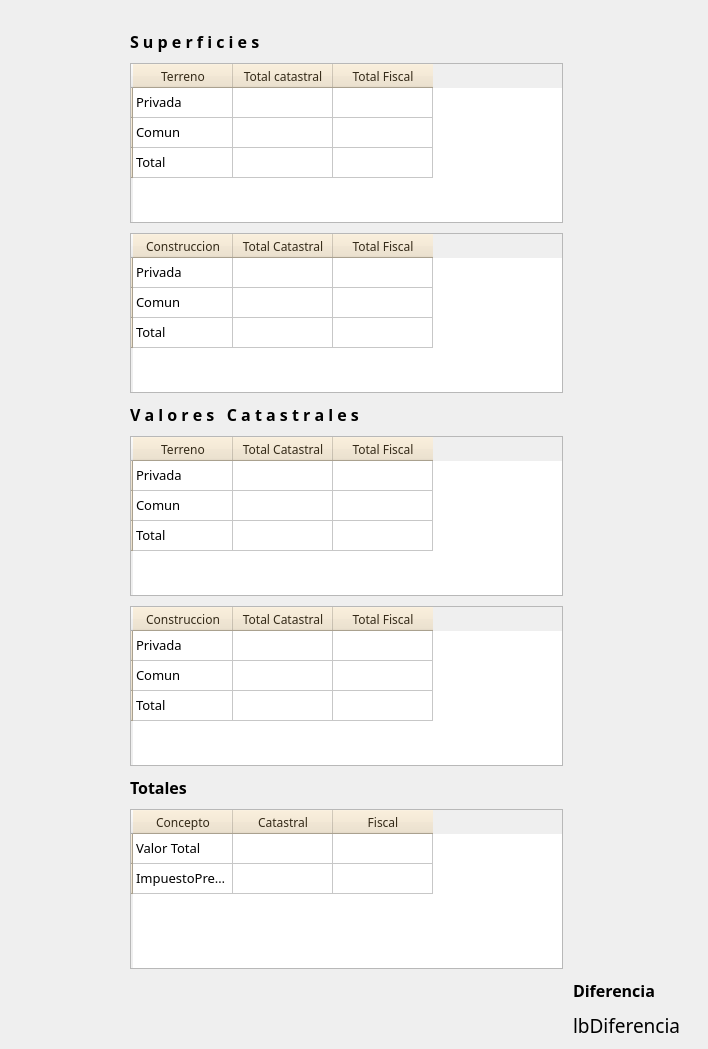
                <widget class="QWidget" name="scrollAreaWidgetContents_7">
                 <property name="geometry">
                  <rect>
                   <x>0</x>
                   <y>0</y>
                   <width>708</width>
                   <height>1029</height>
                  </rect>
                 </property>
                 <layout class="QGridLayout" name="gridLayout_28">
                  <property name="leftMargin">
                   <number>10</number>
                  </property>
                  <property name="topMargin">
                   <number>10</number>
                  </property>
                  <property name="rightMargin">
                   <number>10</number>
                  </property>
                  <property name="bottomMargin">
                   <number>10</number>
                  </property>
                  <property name="spacing">
                   <number>10</number>
                  </property>
                  <item row="11" column="1">
                   <widget class="QTableWidget" name="tablaValConst">
                    <property name="minimumSize">
                     <size>
                      <width>400</width>
                      <height>160</height>
                     </size>
                    </property>
                    <property name="font">
                     <font>
                      <family>Century Gothic</family>
                      <pointsize>10</pointsize>
                     </font>
                    </property>
                    <property name="styleSheet">
                     <string notr="true">QHeaderView::section
{
background-color: rgb(238,225,200);
color : rgb(52, 42, 24 );
text-align: right;
font-size:12px;
height:24px
}</string>
                    </property>
                    <row>
                     <property name="text">
                      <string/>
                     </property>
                    </row>
                    <row>
                     <property name="text">
                      <string/>
                     </property>
                    </row>
                    <row>
                     <property name="text">
                      <string/>
                     </property>
                    </row>
                    <column>
                     <property name="text">
                      <string>Construccion</string>
                     </property>
                    </column>
                    <column>
                     <property name="text">
                      <string>Total Catastral</string>
                     </property>
                    </column>
                    <column>
                     <property name="text">
                      <string>Total Fiscal</string>
                     </property>
                    </column>
                    <item row="0" column="0">
                     <property name="text">
                      <string>Privada</string>
                     </property>
                    </item>
                    <item row="1" column="0">
                     <property name="text">
                      <string>Comun</string>
                     </property>
                    </item>
                    <item row="2" column="0">
                     <property name="text">
                      <string>Total</string>
                     </property>
                    </item>
                   </widget>
                  </item>
                  <item row="10" column="1">
                   <widget class="QTableWidget" name="tablaValTerreno">
                    <property name="minimumSize">
                     <size>
                      <width>400</width>
                      <height>160</height>
                     </size>
                    </property>
                    <property name="font">
                     <font>
                      <family>Century Gothic</family>
                      <pointsize>10</pointsize>
                     </font>
                    </property>
                    <property name="styleSheet">
                     <string notr="true">QHeaderView::section
{
background-color: rgb(238,225,200);
color : rgb(52, 42, 24 );
text-align: right;
font-size:12px;
height:24px
}</string>
                    </property>
                    <row>
                     <property name="text">
                      <string/>
                     </property>
                    </row>
                    <row>
                     <property name="text">
                      <string/>
                     </property>
                    </row>
                    <row>
                     <property name="text">
                      <string/>
                     </property>
                    </row>
                    <column>
                     <property name="text">
                      <string>Terreno</string>
                     </property>
                    </column>
                    <column>
                     <property name="text">
                      <string>Total Catastral</string>
                     </property>
                    </column>
                    <column>
                     <property name="text">
                      <string>Total Fiscal</string>
                     </property>
                    </column>
                    <item row="0" column="0">
                     <property name="text">
                      <string>Privada</string>
                     </property>
                    </item>
                    <item row="1" column="0">
                     <property name="text">
                      <string>Comun</string>
                     </property>
                    </item>
                    <item row="2" column="0">
                     <property name="text">
                      <string>Total</string>
                     </property>
                    </item>
                   </widget>
                  </item>
                  <item row="9" column="1">
                   <widget class="QLabel" name="label_126">
                    <property name="font">
                     <font>
                      <family>Century Gothic</family>
                      <pointsize>12</pointsize>
                      <weight>75</weight>
                      <bold>true</bold>
                     </font>
                    </property>
                    <property name="text">
                     <string>V a l o r e s   C a t a s t r a l e s</string>
                    </property>
                   </widget>
                  </item>
                  <item row="2" column="1">
                   <widget class="QLabel" name="label_98">
                    <property name="font">
                     <font>
                      <family>Century Gothic</family>
                      <pointsize>12</pointsize>
                      <weight>75</weight>
                      <bold>true</bold>
                     </font>
                    </property>
                    <property name="text">
                     <string>S u p e r f i c i e s</string>
                    </property>
                    <property name="openExternalLinks">
                     <bool>false</bool>
                    </property>
                   </widget>
                  </item>
                  <item row="6" column="1">
                   <widget class="QTableWidget" name="tablaSupTerreno">
                    <property name="minimumSize">
                     <size>
                      <width>400</width>
                      <height>160</height>
                     </size>
                    </property>
                    <property name="font">
                     <font>
                      <family>Century Gothic</family>
                      <pointsize>10</pointsize>
                     </font>
                    </property>
                    <property name="styleSheet">
                     <string notr="true">QHeaderView::section
{
background-color: rgb(238,225,200);
color : rgb(52, 42, 24 );
text-align: right;
font-size:12px;
height:24px
}</string>
                    </property>
                    <row>
                     <property name="text">
                      <string/>
                     </property>
                    </row>
                    <row>
                     <property name="text">
                      <string/>
                     </property>
                    </row>
                    <row>
                     <property name="text">
                      <string/>
                     </property>
                    </row>
                    <column>
                     <property name="text">
                      <string>Terreno</string>
                     </property>
                    </column>
                    <column>
                     <property name="text">
                      <string>Total catastral</string>
                     </property>
                    </column>
                    <column>
                     <property name="text">
                      <string>Total Fiscal</string>
                     </property>
                    </column>
                    <item row="0" column="0">
                     <property name="text">
                      <string>Privada</string>
                     </property>
                    </item>
                    <item row="1" column="0">
                     <property name="text">
                      <string>Comun</string>
                     </property>
                    </item>
                    <item row="2" column="0">
                     <property name="text">
                      <string>Total</string>
                     </property>
                    </item>
                   </widget>
                  </item>
                  <item row="7" column="1">
                   <widget class="QTableWidget" name="tablaSupConst">
                    <property name="minimumSize">
                     <size>
                      <width>400</width>
                      <height>160</height>
                     </size>
                    </property>
                    <property name="font">
                     <font>
                      <family>Century Gothic</family>
                      <pointsize>10</pointsize>
                     </font>
                    </property>
                    <property name="styleSheet">
                     <string notr="true">QHeaderView::section
{
background-color: rgb(238,225,200);
color : rgb(52, 42, 24 );
text-align: right;
font-size:12px;
height:24px
}</string>
                    </property>
                    <row>
                     <property name="text">
                      <string/>
                     </property>
                    </row>
                    <row>
                     <property name="text">
                      <string/>
                     </property>
                    </row>
                    <row>
                     <property name="text">
                      <string/>
                     </property>
                    </row>
                    <column>
                     <property name="text">
                      <string>Construccion</string>
                     </property>
                    </column>
                    <column>
                     <property name="text">
                      <string>Total Catastral</string>
                     </property>
                    </column>
                    <column>
                     <property name="text">
                      <string>Total Fiscal</string>
                     </property>
                    </column>
                    <item row="0" column="0">
                     <property name="text">
                      <string>Privada</string>
                     </property>
                    </item>
                    <item row="1" column="0">
                     <property name="text">
                      <string>Comun</string>
                     </property>
                    </item>
                    <item row="2" column="0">
                     <property name="text">
                      <string>Total</string>
                     </property>
                    </item>
                   </widget>
                  </item>
                  <item row="13" column="1">
                   <widget class="QTableWidget" name="tablaTotales">
                    <property name="minimumSize">
                     <size>
                      <width>400</width>
                      <height>160</height>
                     </size>
                    </property>
                    <property name="font">
                     <font>
                      <family>Century Gothic</family>
                      <pointsize>10</pointsize>
                     </font>
                    </property>
                    <property name="styleSheet">
                     <string notr="true">QHeaderView::section
{
background-color: rgb(238,225,200);
color : rgb(52, 42, 24 );
text-align: right;
font-size:12px;
height:24px
}</string>
                    </property>
                    <row>
                     <property name="text">
                      <string/>
                     </property>
                    </row>
                    <row>
                     <property name="text">
                      <string/>
                     </property>
                    </row>
                    <column>
                     <property name="text">
                      <string>Concepto</string>
                     </property>
                    </column>
                    <column>
                     <property name="text">
                      <string>Catastral</string>
                     </property>
                    </column>
                    <column>
                     <property name="text">
                      <string>Fiscal</string>
                     </property>
                    </column>
                    <item row="0" column="0">
                     <property name="text">
                      <string>Valor Total</string>
                     </property>
                    </item>
                    <item row="1" column="0">
                     <property name="text">
                      <string>ImpuestoPredial</string>
                     </property>
                    </item>
                   </widget>
                  </item>
                  <item row="7" column="3">
                   <widget class="QLabel" name="label_101">
                    <property name="minimumSize">
                     <size>
                      <width>0</width>
                      <height>10</height>
                     </size>
                    </property>
                    <property name="maximumSize">
                     <size>
                      <width>16777215</width>
                      <height>10</height>
                     </size>
                    </property>
                    <property name="text">
                     <string/>
                    </property>
                   </widget>
                  </item>
                  <item row="1" column="3">
                   <widget class="QLabel" name="label_104">
                    <property name="minimumSize">
                     <size>
                      <width>0</width>
                      <height>10</height>
                     </size>
                    </property>
                    <property name="maximumSize">
                     <size>
                      <width>16777215</width>
                      <height>10</height>
                     </size>
                    </property>
                    <property name="text">
                     <string/>
                    </property>
                   </widget>
                  </item>
                  <item row="13" column="3">
                   <widget class="QLabel" name="label_108">
                    <property name="minimumSize">
                     <size>
                      <width>0</width>
                      <height>10</height>
                     </size>
                    </property>
                    <property name="maximumSize">
                     <size>
                      <width>16777215</width>
                      <height>10</height>
                     </size>
                    </property>
                    <property name="text">
                     <string/>
                    </property>
                   </widget>
                  </item>
                  <item row="14" column="2">
                   <widget class="QLabel" name="label_158">
                    <property name="maximumSize">
                     <size>
                      <width>120</width>
                      <height>16777215</height>
                     </size>
                    </property>
                    <property name="font">
                     <font>
                      <family>Century Gothic</family>
                      <pointsize>12</pointsize>
                      <weight>75</weight>
                      <bold>true</bold>
                     </font>
                    </property>
                    <property name="text">
                     <string>Diferencia</string>
                    </property>
                   </widget>
                  </item>
                  <item row="13" column="0">
                   <spacer name="horizontalSpacer_14">
                    <property name="orientation">
                     <enum>Qt::Horizontal</enum>
                    </property>
                    <property name="sizeType">
                     <enum>QSizePolicy::Fixed</enum>
                    </property>
                    <property name="sizeHint" stdset="0">
                     <size>
                      <width>120</width>
                      <height>20</height>
                     </size>
                    </property>
                   </spacer>
                  </item>
                  <item row="15" column="2">
                   <widget class="QLabel" name="lbDiferencia">
                    <property name="maximumSize">
                     <size>
                      <width>130</width>
                      <height>16777215</height>
                     </size>
                    </property>
                    <property name="font">
                     <font>
                      <family>Century Gothic</family>
                      <pointsize>14</pointsize>
                      <weight>50</weight>
                      <bold>false</bold>
                     </font>
                    </property>
                    <property name="text">
                     <string>lbDiferencia</string>
                    </property>
                   </widget>
                  </item>
                  <item row="12" column="1">
                   <widget class="QLabel" name="label_9">
                    <property name="font">
                     <font>
                      <family>Century Gothic</family>
                      <pointsize>12</pointsize>
                      <weight>75</weight>
                      <bold>true</bold>
                     </font>
                    </property>
                    <property name="text">
                     <string>Totales</string>
                    </property>
                   </widget>
                  </item>
                 </layout>
                </widget>
